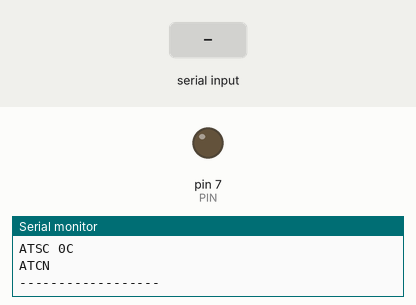
Bench run of a sketch on a simulated Arduino Uno, built with avr-gcc and run on an emulated ATmega328P. Shown: output pins drawn as LEDs (lit = HIGH), the last lines printed to the serial monitor. The test bench sets the inputs (shaded band).

Above: at 4.4 s.
4.5 s: "1" received over Serial
At 10.75 s:
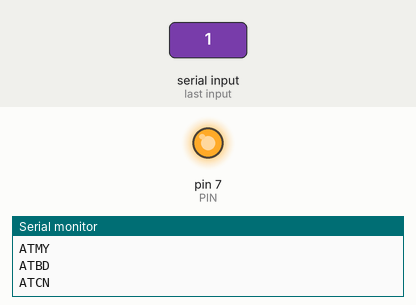
Timing chart, 0 to 24.8 s (numbered marks = the images above; inputs shaded):
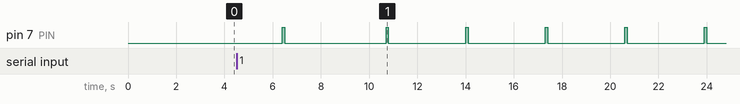

The sketch:

xbee_readconfig.ino
```cpp
int PIN=7;

void setup()
{
  Serial.begin(9600);

  pinMode(PIN, OUTPUT);
  Serial.println("------------------");
  delay(1200);
  Serial.print("+++");
  delay(2000);
    Serial.println();
  Serial.println("ATSC 0C");
 Serial.println();
  Serial.println("ATCN");
}

void loop()
{
  Serial.println("------------------");
  delay(1200);
  Serial.print("+++");
  delay(2000);
  bool bOK = false;
  while (Serial.available() > 0) {
    Serial.write(Serial.read());
    bOK = true;
  }


  if(bOK)
  {
    displayXbeeConfig();
  }

  digitalWrite(PIN, HIGH);
  delay(100);
  digitalWrite(PIN, LOW);

  Serial.println();
}

void displayXbeeConfig(){

  //Serial.println("The network ID of the XBee module. ");
  Serial.println();
  Serial.println("ATID");
  readXbee();

  //Serial.println("The channel of the XBee module. ");
  Serial.println();
  Serial.println("ATCH");
  readXbee();
Serial.println();
  Serial.println("ATSC");
  readXbee();
  // Serial.println("The serial number of the XBee module (HIGH 32bits)");
  Serial.println();
  Serial.println("ATSH");
  readXbee();

  //Serial.println("The serial number of the XBee module (LOW 32bits)");
  Serial.println();
  Serial.println("ATSL");
  readXbee();

  // Serial.println("The serial number of the XBee module (HIGH 32bits)");
  Serial.println();
  Serial.println("ATDH");
  readXbee();

  // Serial.println("The serial number of the XBee module (HIGH 32bits)");
  Serial.println();
  Serial.println("ATDL");
  readXbee();

  //Serial.println(" The 16-bit address of the module. ");
  Serial.println();
  Serial.println("ATMY");
  readXbee();

  /*
0 (1200 bps)
   1 (2400 bps)
   2 (4800 bps)
   3 (9600 bps)
   4 (19200 bps)
   5 (38400 bps)
   6 (57600 bps)
   7 (115200 bps)
   */
  //Serial.println("The baud rate used for serial communication with the Arduino board or computer");
  Serial.println();
  Serial.println("ATBD");
  readXbee();


  //Serial.println("Exit command mode now");
  Serial.println();
  Serial.println("ATCN");
  readXbee();
  Serial.println();
}

void readXbee(){
  delay(100);
  while (Serial.available() > 0) {
    Serial.write(Serial.read());

  }
}
```
